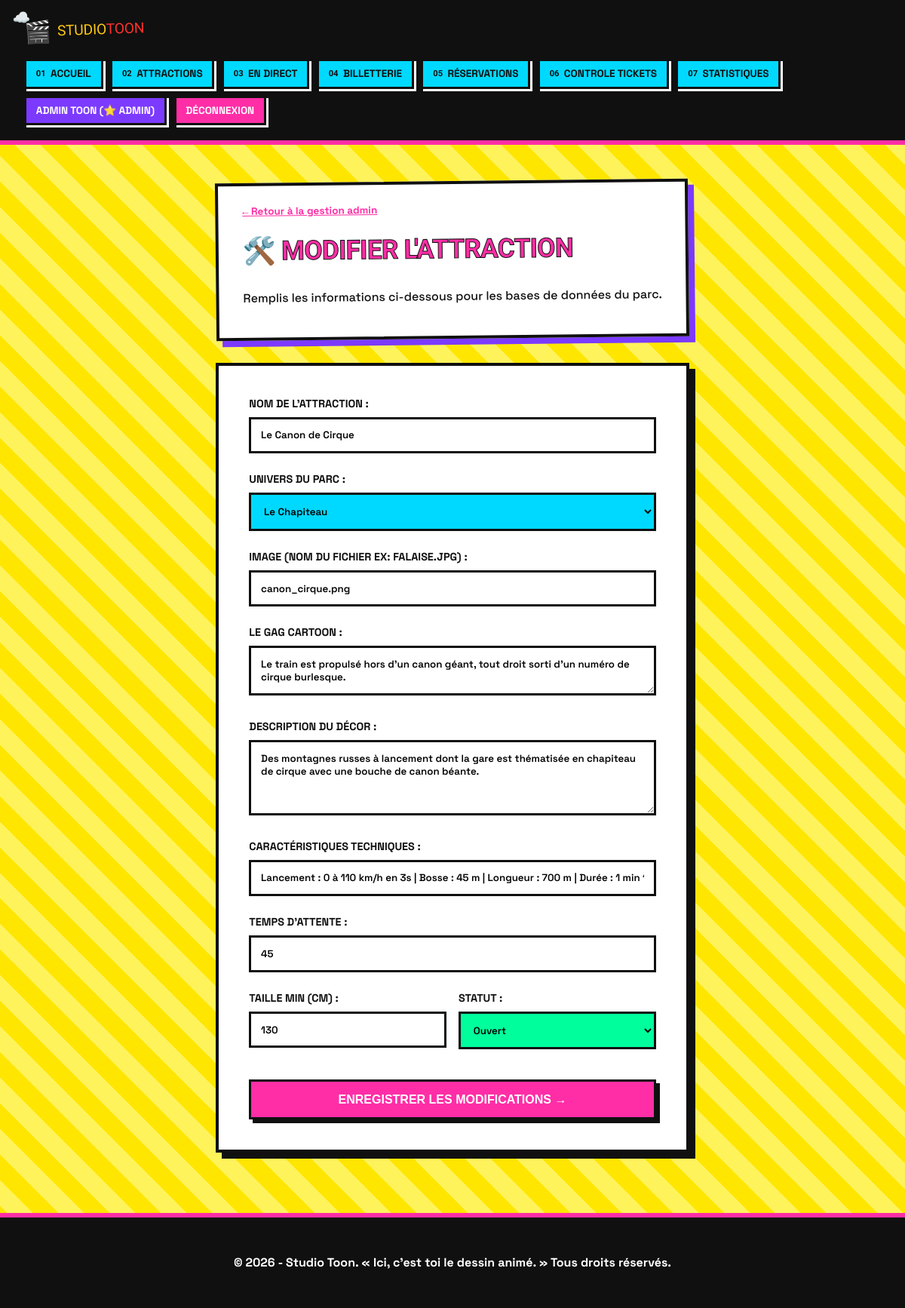
Before: /index.php?action=admin_edit&id=3 (signed in) with the older database file.
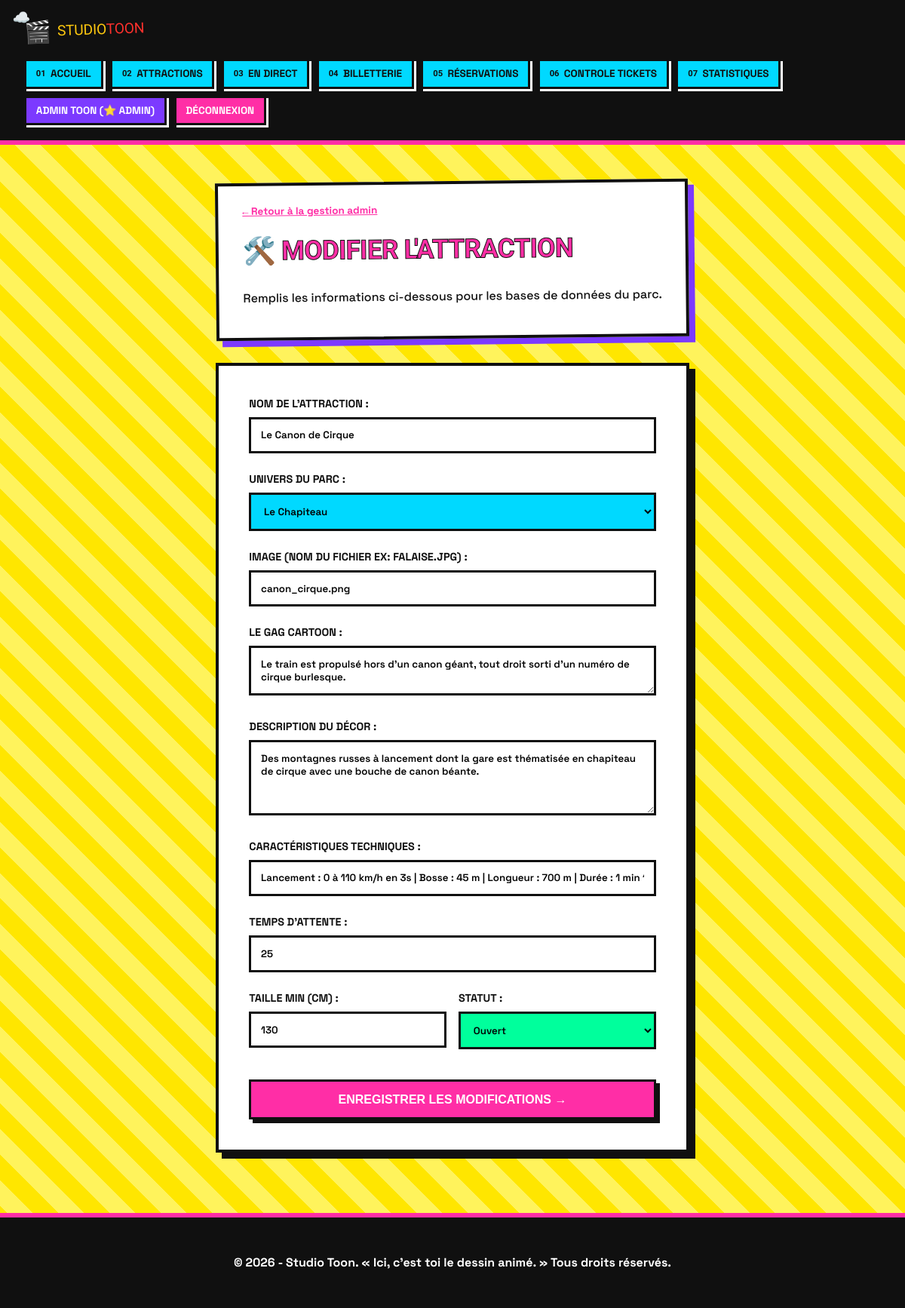
After: the same page with the newer database file.
### tables this page shows
CREATE TABLE `attractions` (
  `id` int(11) NOT NULL,
  `nom` varchar(150) NOT NULL,
  `image` varchar(255) NOT NULL,
  `description` text NOT NULL,
  `gag` text NOT NULL,
  `caracteristiques` text NOT NULL,
  `taille_minimale` int(11) NOT NULL,
  `statut` enum('Ouvert','Ferme','Maintenance') DEFAULT 'Ouvert',
  `univers_id` int(11) NOT NULL,
  `attente` int(11) DEFAULT NULL,
  `coord_x` decimal(5,2) DEFAULT 50.00,
  `coord_y` decimal(5,2) DEFAULT 50.00
);

### controllers/AttractionController.php (called while the page is built, shortened)
<?php
require_once __DIR__ . '/../models/AttractionModel.php';
class AttractionController {
    private $model;
    public function __construct() {
        $this->model = new AttractionModel();
    }
    public function adminModifierForm($id) {
        $attraction = $this->model->getAttractionById($id);
        require_once 'views/admin_attraction_form.php';
    }
}

### config/Database.php (called while the page is built, shortened)
<?php
class Database
{
    private static $conn = null;
    public static function getConnection()
    {
        if (self::$conn === null) {
            $host = $_ENV['DB_HOST'] ?? 'localhost';
            $db_name = $_ENV['DB_NAME'] ?? '';
            $username = $_ENV['DB_USER'] ?? 'root';
            $password = $_ENV['DB_PASSWORD'] ?? '';
            try {
                self::$conn = new PDO(
                    "mysql:host=" . $host . ";dbname=" . $db_name . ";charset=utf8mb4",
                    $username,
                    $password,
                    [
                        PDO::ATTR_ERRMODE => PDO::ERRMODE_EXCEPTION,
                        PDO::ATTR_DEFAULT_FETCH_MODE => PDO::FETCH_ASSOC
                    ]
                );
            } catch (PDOException $exception) {
                die("Erreur de connexion : " . $exception->getMessage());
            }
        }
        return self::$conn;
    }
}

### models/AttractionModel.php (called while the page is built, shortened)
<?php
require_once __DIR__ . '/../config/Database.php';
class AttractionModel {
    private $db;
    public function __construct() {
        $this->db = Database::getConnection();
    }
    public function getAttractionById($id) {
        $stmt = $this->db->prepare("
            SELECT a.*, u.nom AS univers_nom
            FROM attractions a
            JOIN univers u ON a.univers_id = u.id
            WHERE a.id = ?
        ");
        $stmt->execute([$id]);
        return $stmt->fetch();
    }
}

### views/admin_attraction_form.php (the view, shortened to what the changed rows need)
<?php
$isEdit = isset($attraction);
?>
<div class="page-entete" style="max-width: 700px; margin: 0 auto 2rem auto;">
    <h1><?= $isEdit ? "🛠️ Modifier l'attraction" : "✨ Ajouter une attraction" ?></h1>
</div>
<div style="max-width: 700px; margin: 0 auto; background: var(--fond-carte); border: 4px solid var(--noir); box-shadow: 8px 8px 0 var(--noir); padding: 2.5rem;">
    <form action="index.php?action=<?= $isEdit ? 'admin_update_post&id=' . $attraction['id'] : 'admin_create_post' ?>" method="POST" enctype="multipart/form-data" style="display: flex; flex-direction: column; gap: 1.5rem; font-family: var(--police-texte);">
        <div>
            <label style="display: block; font-weight: 700; margin-bottom: 0.4rem; text-transform: uppercase; font-size: 0.9rem;">Nom de l'attraction :</label>
            <input type="text" name="nom" value="<?= $isEdit ? htmlspecialchars($attraction['nom']) : '' ?>" required style="width: 100%; padding: 0.8rem; border: 3px solid var(--noir); font-family: var(--police-texte); font-weight: 600; background: #fff;">
        </div>
        <div>
            <label style="display: block; font-weight: 700; margin-bottom: 0.4rem; text-transform: uppercase; font-size: 0.9rem;">Univers du Parc :</label>
            <select name="univers_id" required style="width: 100%; padding: 0.8rem; border: 3px solid var(--noir); font-family: var(--police-texte); font-weight: 600; background: var(--cyan);">
                <option value="2" <?= ($isEdit && $attraction['univers_id'] == 2) ? 'selected' : '' ?>>Le Chapiteau</option>
            </select>
        </div>
        <div>
            <label style="display: block; font-weight: 700; margin-bottom: 0.4rem; text-transform: uppercase; font-size: 0.9rem;">Image (Nom du fichier ex: falaise.jpg) :</label>
            <input type="text" name="image" value="<?= $isEdit ? htmlspecialchars($attraction['image']) : '' ?>" required style="width: 100%; padding: 0.8rem; border: 3px solid var(--noir); font-family: var(--police-texte); font-weight: 600; background: #fff;">
        </div>
        <div>
            <label style="display: block; font-weight: 700; margin-bottom: 0.4rem; text-transform: uppercase; font-size: 0.9rem;">Le Gag Cartoon :</label>
            <textarea name="gag" rows="2" required style="width: 100%; padding: 0.8rem; border: 3px solid var(--noir); font-family: var(--police-texte); font-weight: 600; background: #fff;"><?= $isEdit ? htmlspecialchars($attraction['gag']) : '' ?></textarea>
        </div>
        <div>
            <label style="display: block; font-weight: 700; margin-bottom: 0.4rem; text-transform: uppercase; font-size: 0.9rem;">Description du décor :</label>
            <textarea name="description" rows="4" required style="width: 100%; padding: 0.8rem; border: 3px solid var(--noir); font-family: var(--police-texte); font-weight: 600; background: #fff;"><?= $isEdit ? htmlspecialchars($attraction['description']) : '' ?></textarea>
        </div>
        <div>
            <label style="display: block; font-weight: 700; margin-bottom: 0.4rem; text-transform: uppercase; font-size: 0.9rem;">Caractéristiques techniques :</label>
            <input type="text" name="caracteristiques" placeholder="Ex: Hauteur : 65 m | Vitesse : ~100 km/h" value="<?= $isEdit ? htmlspecialchars($attraction['caracteristiques']) : '' ?>" required style="width: 100%; padding: 0.8rem; border: 3px solid var(--noir); font-family: var(--police-texte); font-weight: 600; background: #fff;">
        </div>
        <div>
            <label style="display: block; font-weight: 700; margin-bottom: 0.4rem; text-transform: uppercase; font-size: 0.9rem;">Temps d'attente :</label>
            <input type="text" name="attente" placeholder="Ex: 00:00:00" value="<?= $isEdit ? htmlspecialchars($attraction['attente']) : '' ?>" required style="width: 100%; padding: 0.8rem; border: 3px solid var(--noir); font-family: var(--police-texte); font-weight: 600; background: #fff;">
        </div>
        <div style="display: grid; grid-template-columns: 1fr 1fr; gap: 1rem;">
            <div>
                <label style="display: block; font-weight: 700; margin-bottom: 0.4rem; text-transform: uppercase; font-size: 0.9rem;">Taille min (cm) :</label>
                <input type="number" name="taille_minimale" value="<?= $isEdit ? htmlspecialchars($attraction['taille_minimale']) : '120' ?>" required style="width: 100%; padding: 0.8rem; border: 3px solid var(--noir); font-family: var(--police-texte); font-weight: 600; background: #fff;">
            </div>
            <div>
                <label style="display: block; font-weight: 700; margin-bottom: 0.4rem; text-transform: uppercase; font-size: 0.9rem;">Statut :</label>
                <select name="statut" required style="width: 100%; padding: 0.8rem; border: 3px solid var(--noir); font-family: var(--police-texte); font-weight: 600; background: var(--vert);">
                    <option value="Ouvert" <?= ($isEdit && $attraction['statut'] == 'Ouvert') ? 'selected' : '' ?>>Ouvert</option>
                </select>
            </div>
        </div>
    </form>
</div>
<?php
require 'views/base.php';
?>

Changed rows visible on the page:
changed attractions "Le Canon de Cirque": attente "45" → "25"
